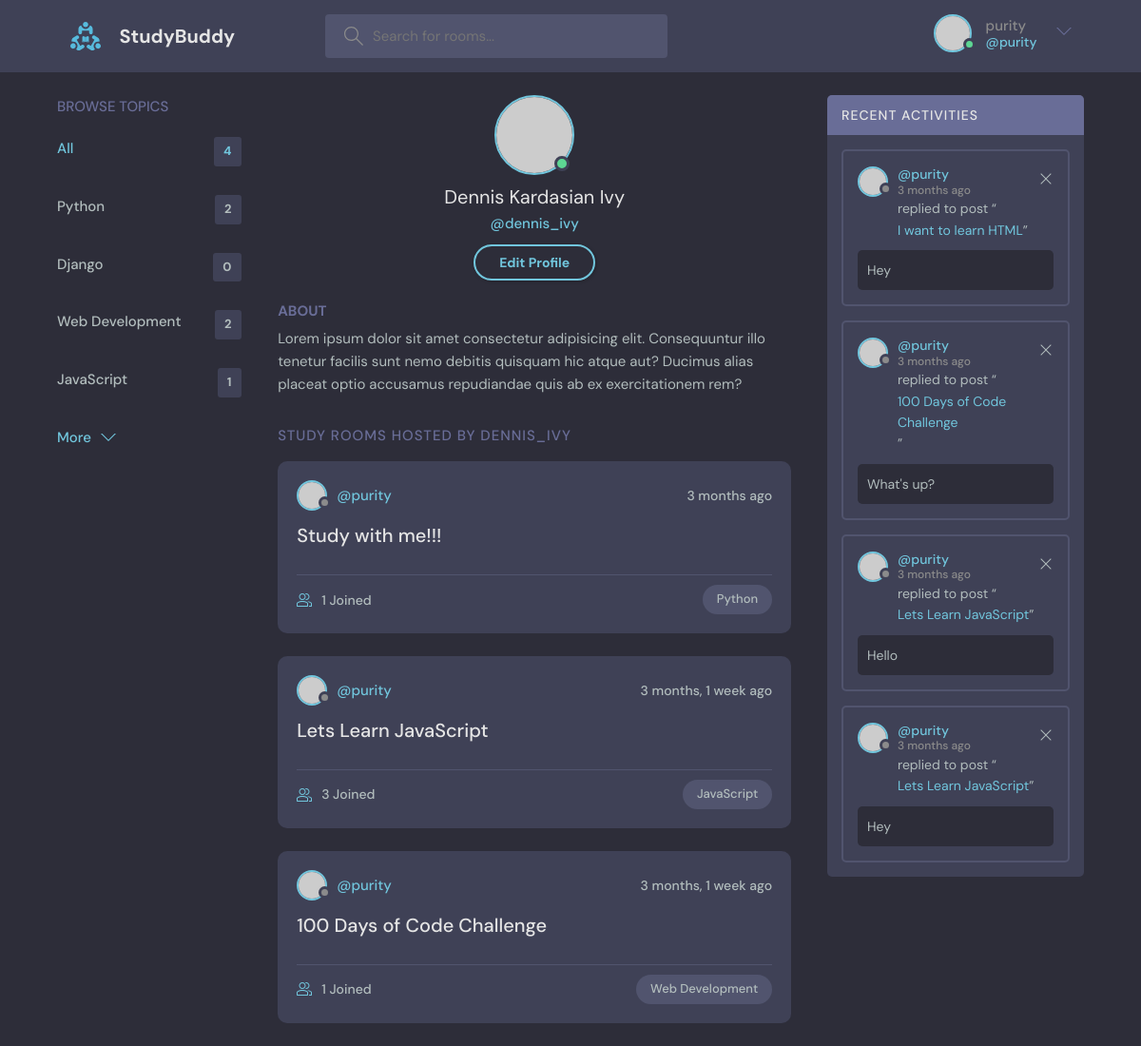
/profile/1/ (signed in), run on the app's committed database.
### base/models.py (models this page shows, shortened)
class Topic(models.Model):
    name = models.CharField(max_length=200)

class Room(models.Model):
    host = models.ForeignKey(User, on_delete=models.SET_NULL, null=True)
    topic = models.ForeignKey(Topic, on_delete=models.SET_NULL, null=True)
    name = models.CharField(max_length=200)
    description = models.TextField(null=True, blank=True) #null=True, meaning field can be empty. blank=True, to allow blank/empty forms
    participants = models.ManyToManyField(User, related_name='participants', blank=True) #all users  active in a room
    updated = models.DateTimeField(auto_now=True)  #take timestamp of row when it's updated
    created = models.DateTimeField(auto_now_add=True) #take timestamp of row hen it's created only
    class Meta:
        ordering = ['-updated', '-created']
    def __str__(self):
        return self.name

class Message(models.Model):
    user = models.ForeignKey(User, on_delete=models.CASCADE) #user sending the message. 1-to-many relationship with Message
    room = models.ForeignKey(Room, on_delete=models.CASCADE) #database relationship - 1-to-many relationship with Room
    body = models.TextField()
    updated = models.DateTimeField(auto_now=True)   #take timestamp everytime the row is updated
    created = models.DateTimeField(auto_now_add=True) #take timestamp only when the record/row is created
    class Meta:
        ordering = ['-updated', '-created']

### base/views.py (the view)
# urls.py: path('profile/<str:pk>/', views.userProfile, name="user-profile"),
def userProfile(request, pk):
    user = User.objects.get(id=pk)
    rooms = user.room_set.all()
    room_messages = user.message_set.all()
    topics = Topic.objects.all()
    context = {'user': user, 'rooms': rooms,
               'room_messages': room_messages, 'topics': topics}
    return render(request, 'base/profile.html', context )

### base/templates/base/profile.html
{% extends 'main.html' %}
{% block content %}
  <main class="profile-page layout layout--3">
    <div class="container">
      {% include 'base/topics_component.html' %}
      <div class="roomList">
        <div class="profile">
          <div class="profile__avatar">
            <div class="avatar avatar--large active">
              <img src="https://randomuser.me/api/portraits/men/11.jpg" />
            </div>
          </div>
          <div class="profile__info">
            <h3>Dennis Kardasian Ivy</h3>
            <p>@dennis_ivy</p>
            <a href="edit-user.html" class="btn btn--main btn--pill">Edit Profile</a>
          </div>
          <div class="profile__about">
            <h3>About</h3>
            <p>
              Lorem ipsum dolor sit amet consectetur adipisicing elit. Consequuntur illo tenetur
              facilis sunt nemo debitis quisquam hic atque aut? Ducimus alias placeat optio
              accusamus repudiandae quis ab ex exercitationem rem?
            </p>
          </div>
        </div>
        <div class="roomList__header">
          <div>
            <h2>Study Rooms Hosted by dennis_ivy</a>
            </h2>
          </div>
        </div>
        {% include 'base/feed_component.html' %}
      </div>
      {% include 'base/activity_component.html' %}
    </div>
  </main>
{% endblock content%}

### templates/navbar.html (shortened to what this page needs)
{% load static %}
<header class="header header--loggedIn">
    <div class="container">
      <a href="{% url 'home' %}" class="header__logo">
        <img src="{% static 'images/logo.svg' %}" />
        <h1>StudyBuddy</h1>
      </a>
      <form class="header__search" method="GET" action="{% url 'home' %}">
        <label>
          <input name="q" placeholder="Search for rooms..." />
        </label>
      </form>
      <nav class="header__menu">
        {% if request.user.is_authenticated %}
        <div class="header__user">
          <a href="profile.html">
            <div class="avatar avatar--medium active">
              <img src="https://randomuser.me/api/portraits/men/37.jpg" />
            </div>
            <p>{{request.user.username}} <span>@{{request.user.username}}</span></p>
          </a>
          <button class="dropdown-button">
            <svg version="1.1" xmlns="http://www.w3.org/2000/svg" width="32" height="32" viewBox="0 0 32 32">
              <title>chevron-down</title>
              <path d="M16 21l-13-13h-3l16 16 16-16h-3l-13 13z"></path>
            </svg>
          </button>
        </div>
        {% else %}
        <a href="{% url 'login' %}">
          <img src="{% static 'images/avatar.svg' %}" />
          <p>Login</p>
        </a>
        {% endif %}
      </nav>
    </div>
  </header>

### base/templates/base/topics_component.html
<div class="topics">
    <div class="topics__header">
      <h2>Browse Topics</h2>
    </div>
    <ul class="topics__list">
      <li>
        <a href="{% url 'home' %}" class="active">All <span>{{topics.count}}</span></a>
      </li>
      {% for topic in topics %}
      <li>
        <a href="{% url 'home' %}?q={{topic.name}}">{{topic.name}} <span>{{topic.room_set.all.count}}</span></a>
      </li>
      {% endfor %}
    </ul>
    <a class="btn btn--link" href="topics.html">
      More
      <svg version="1.1" xmlns="http://www.w3.org/2000/svg" width="32" height="32" viewBox="0 0 32 32">
        <title>chevron-down</title>
        <path d="M16 21l-13-13h-3l16 16 16-16h-3l-13 13z"></path>
      </svg>
    </a>
  </div>

### base/templates/base/feed_component.html (shortened to what this page needs)
{% for room in rooms %}
<div class="roomListRoom">
    <div class="roomListRoom__header">
      <a href="{% url 'user-profile' room.host.id %}" class="roomListRoom__author">
        <div class="avatar avatar--small">
          <img src="https://randomuser.me/api/portraits/women/11.jpg" />
        </div>
        <span>@{{room.host.username}}</span>
      </a>
      <div class="roomListRoom__actions">
        <span>{{room.created|timesince}} ago</span>
      </div>
    </div>
    <div class="roomListRoom__content">
      <a href="{% url 'room' room.id %}">{{room.name}}</a>
    </div>
    <div class="roomListRoom__meta">
      <a href="{% url 'room' room.id %}" class="roomListRoom__joined">
        {{room.participants.all.count}} Joined
      </a>
      <p class="roomListRoom__topic">{{room.topic.name}}</p>
    </div>
  </div>
  {% endfor %}

### base/templates/base/activity_component.html
<div class="activities">
    <div class="activities__header">
      <h2>Recent Activities</h2>
    </div>
    {% for message in room_messages %}
    <div class="activities__box">
      <div class="activities__boxHeader roomListRoom__header">
        <a href="{% url 'user-profile' message.user.id %}" class="roomListRoom__author">
          <div class="avatar avatar--small">
            <img src="https://randomuser.me/api/portraits/women/11.jpg" />
          </div>
          <p>
            @{{message.user}}
            <span>{{message.created|timesince}} ago</span>
          </p>
        </a>
        {% if request.user == message.user %}
        <div class="roomListRoom__actions">
          <a href="{% url 'delete-message' message.id %}">
            <svg version="1.1" xmlns="http://www.w3.org/2000/svg" width="32" height="32" viewBox="0 0 32 32">
              <title>remove</title>
              <path
                d="M27.314 6.019l-1.333-1.333-9.98 9.981-9.981-9.981-1.333 1.333 9.981 9.981-9.981 9.98 1.333 1.333 9.981-9.98 9.98 9.98 1.333-1.333-9.98-9.98 9.98-9.981z"
              ></path>
            </svg>
          </a>
        </div>
        {% endif %}
      </div>
      <div class="activities__boxContent">
        <p>replied to post “<a href="{% url 'room' message.room.id %}">{{message.room}}</a>”</p>
        <div class="activities__boxRoomContent">
          {{message.body}}
        </div>
      </div>
    </div>
    {% endfor %}
  </div>

### data on the page
Topic: name "Python", room_set.all.count "2"
Topic: name "Django", room_set.all.count "0"
Topic: name "Web Development", room_set.all.count "2"
Topic: name "JavaScript", room_set.all.count "1"
Room: host.username "purity", created "3 months", name "Study with me!!!", participants.all.count "1", topic.name "Python"
Room: host.username "purity", created "3 months, 1 week", name "Lets Learn JavaScript", participants.all.count "3", topic.name "JavaScript"
Room: host.username "purity", created "3 months, 1 week", name "100 Days of Code Challenge", participants.all.count "1", topic.name "Web Development"
Message: user "purity", created "3 months", room "I want to learn HTML", body "Hey"
Message: user "purity", created "3 months", room "100 Days of Code Challenge", body "What's up?"
Message: user "purity", created "3 months", room "Lets Learn JavaScript", body "Hello"
Message: user "purity", created "3 months", room "Lets Learn JavaScript", body "Hey"

### other printed values
{{ request.user.username }} "purity"
{{ topics.count }} "4"
